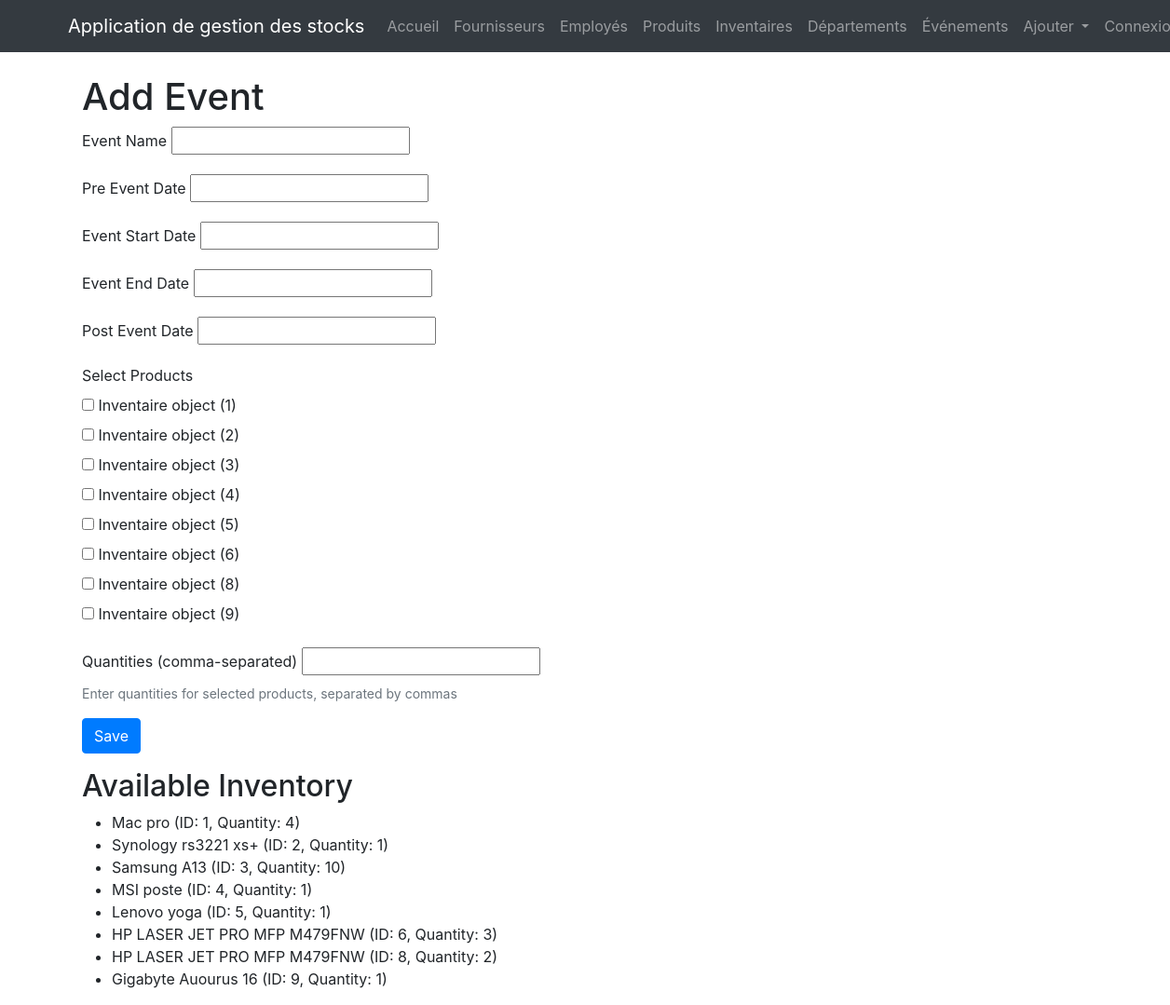
Before: /api/events/create/ with the older database file.
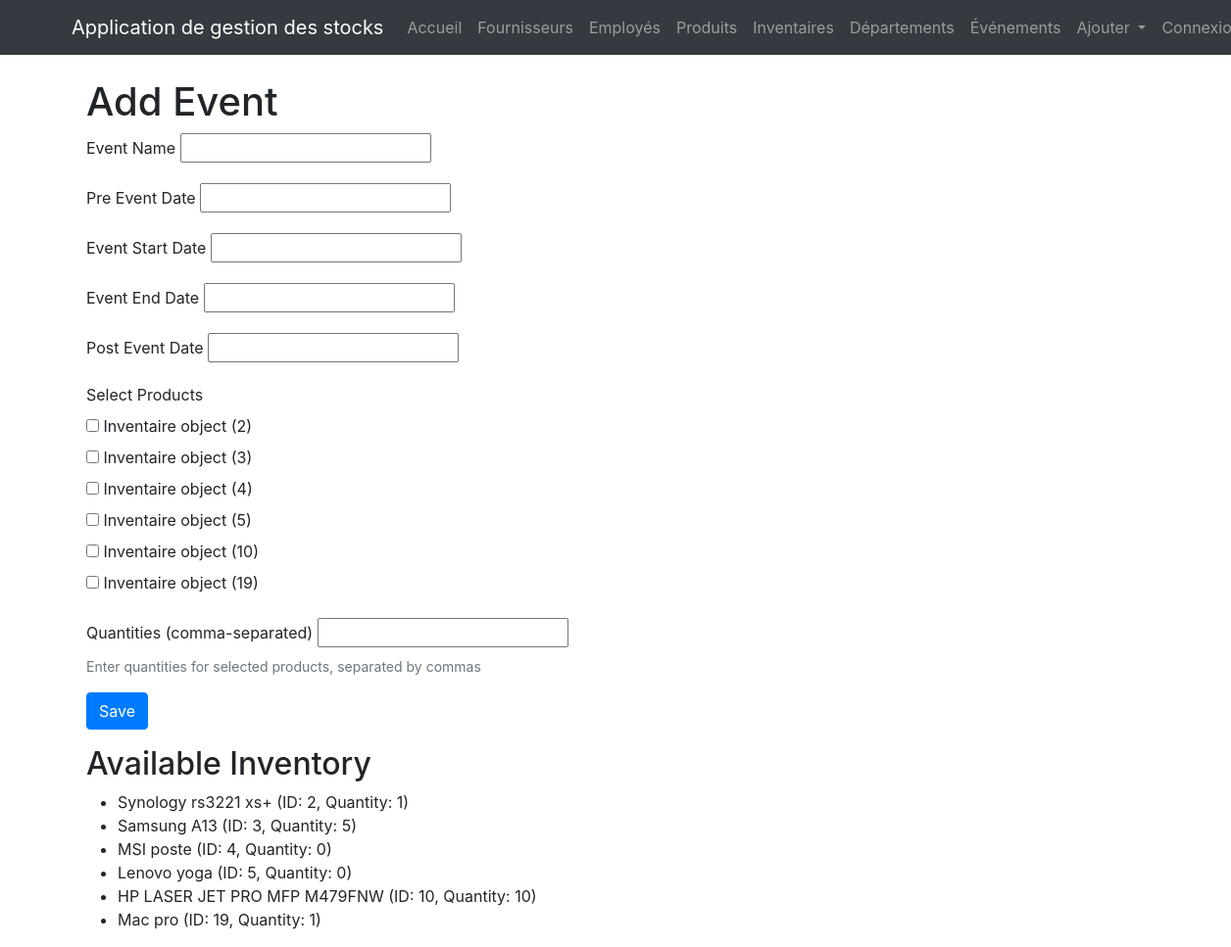
After: the same page with the newer database file.
### BeyondComV2/models.py (models this page shows, shortened)
class Inventaire(models.Model):
    inventaire_id = models.AutoField(primary_key=True)
    produit = models.ForeignKey(Produit, on_delete=models.CASCADE)
    etat_InOut_choices = [
        ('IN', 'IN'),
        ('OUT', 'OUT'),
    ]
    etat_InOut = models.CharField(max_length=20, choices=etat_InOut_choices, default='IN')
    date_in = models.DateField()
    quantite_produit = models.IntegerField()
    old_quantity = models.IntegerField(null=True, blank=True)  # New field
    last_updated = models.DateTimeField(auto_now=True)
    state_choices = [
        ('On', 'On'),
        ('Off', 'Off'),
        ('Maintenance', 'Maintenance')
    ]
    state = models.CharField(max_length=20, choices=state_choices, default='On')

class Produit(models.Model):
    produit_id = models.AutoField(primary_key=True)
    produit_name = models.CharField(max_length=100)
    category = models.CharField(max_length=100)
    code_bar = models.CharField(max_length=32, unique=True, editable=False)
    prix = models.DecimalField(max_digits=12, decimal_places=2)
    description = models.TextField()
    fournisseur = models.ForeignKey('Fournisseur', on_delete=models.CASCADE)
    departement = models.ForeignKey('Departement', on_delete=models.SET_NULL, null=True)
    warranty_period = models.IntegerField(null=True, blank=True)  # in months
    warranty_start_date = models.DateTimeField(null=True, blank=True)
    warranty_end_date = models.DateTimeField(null=True, blank=True)
    warranty_isValid = models.BooleanField(default=False)

### BeyondComV2/views.py (the view)
# urls.py: path('events/create/', views.event_create, name='event_create'),
def event_create(request):
    if request.method == 'POST':
        form = EventProductForm(request.POST)
        if form.is_valid():
            try:
                with transaction.atomic():
                    event_data = form.cleaned_data
                    if not (event_data['event_pre_date'] <= event_data['event_start'] <=
                           event_data['event_end'] <= event_data['event_post_date']):
                        raise ValidationError("Dates must be in sequence: pre_date ≤ start ≤ end ≤ post_date")
                    event = form.save(commit=False)
                    event.save()
                    produits = form.cleaned_data['produits']
                    quantites = [int(q.strip()) for q in form.cleaned_data['quantites'].split(',')]
                    if len(produits) != len(quantites):
                        raise ValidationError("Number of products and quantities must match")
                    for produit, requested_quantity in zip(produits, quantites):
                        if requested_quantity <= 0:
                            raise ValidationError(f"Invalid quantity for {produit.produit.produit_name}")
                        if requested_quantity > produit.quantite_produit:
                            raise ValidationError(
                                f"Requested quantity ({requested_quantity}) exceeds available quantity "
                                f"({produit.quantite_produit}) for {produit.produit.produit_name}"
                            )
                        old_quantity = produit.quantite_produit
                        remaining_quantity = old_quantity - requested_quantity
                        produit.old_quantity = old_quantity
                        produit.quantite_produit = requested_quantity
                        produit.etat_InOut = 'OUT'
                        produit.save()
                        if remaining_quantity > 0:
                            Inventaire.objects.create(
                                produit=produit.produit,
                                etat_InOut='IN',
                                date_in=produit.date_in,
                                quantite_produit=remaining_quantity,
                                state=produit.state
                            )
                        event.list_of_products.add(produit)
                    messages.success(request, 'Event created successfully.')
                    return redirect('event_list')
            except ValidationError as e:
                messages.error(request, str(e))
            except Exception as e:
                messages.error(request, f"An error occurred: {str(e)}")
    else:
        form = EventProductForm()
    context = {
        'form': form,
        'available_inventory': Inventaire.objects.filter(
            etat_InOut='IN',
            state='On'
        ).select_related('produit')
    }
    return render(request, 'BeyondComV2/event_form.html', context)

### BeyondComV2/forms.py
class EventProductForm(forms.ModelForm):
    produits = forms.ModelMultipleChoiceField(
        queryset=Inventaire.objects.filter(etat_InOut='IN', state='On'),  # Modified filter
        widget=forms.CheckboxSelectMultiple,
        required=True,
        label="Select Products"
    )
    quantites = forms.CharField(
        widget=forms.TextInput(),
        required=True,
        help_text="Enter quantities for selected products, separated by commas"
    )
    class Meta:
        model = Event
        fields = ['event_name', 'event_pre_date', 'event_start', 'event_end', 'event_post_date', 'produits', 'quantites']

### BeyondComV2/models.py (called while the page is built)
    def save(self, *args, **kwargs):
        is_new = self.pk is None
        super().save(*args, **kwargs)
        if is_new:
            current_time = timezone.now()
            if current_time >= self.event_pre_date:
                self.handle_event_pre_date()
            if current_time >= self.event_post_date:
                self.handle_event_post_date()

### BeyondComV2/templates/BeyondComV2/event_form.html (shortened to what this page needs)
{% extends 'BeyondComV2/base.html' %}
{% block content %}
<div class="container">
    <h1>{{ form.instance.pk|yesno:"Edit Event,Add Event" }}</h1>
    <form method="post" id="event-form">
        <div class="form-group">
            <label for="{{ form.event_name.id_for_label }}">Event Name</label>
            {{ form.event_name }}
        </div>
        <div class="form-group">
            <label for="{{ form.event_pre_date.id_for_label }}">Pre Event Date</label>
            {{ form.event_pre_date }}
        </div>
        <div class="form-group">
            <label for="{{ form.event_start.id_for_label }}">Event Start Date</label>
            {{ form.event_start }}
        </div>
        <div class="form-group">
            <label for="{{ form.event_end.id_for_label }}">Event End Date</label>
            {{ form.event_end }}
        </div>
        <div class="form-group">
            <label for="{{ form.event_post_date.id_for_label }}">Post Event Date</label>
            {{ form.event_post_date }}
        </div>
        <div class="form-group">
            <label for="id_produits">Select Products</label>
            {{ form.produits }}
        </div>
        <div class="form-group">
            <label for="id_quantites">Quantities (comma-separated)</label>
            {{ form.quantites }}
            {% if form.quantites.help_text %}
                <small class="form-text text-muted">{{ form.quantites.help_text }}</small>
            {% endif %}
        </div>
        <div class="form-group">
            <button type="submit" class="btn btn-primary">Save</button>
        </div>
    </form>
    <h2>Available Inventory</h2>
    <ul>
        {% for inventaire in form.produits.field.queryset %}
            <li>{{ inventaire.produit.produit_name }} (ID: {{ inventaire.inventaire_id }}, Quantity: {{ inventaire.quantite_produit }})</li>
        {% endfor %}
    </ul>
</div>
<link rel="stylesheet" href="https://maxcdn.bootstrapcdn.com/bootstrap/4.5.2/css/bootstrap.min.css">
<link rel="stylesheet" href="https://cdnjs.cloudflare.com/ajax/libs/bootstrap-datepicker/1.9.0/css/bootstrap-datepicker.min.css">
{% endblock %}

Changed rows visible on the page:
no longer on this page (row edited): Inventaire: produit.produit_name "Mac pro", inventaire_id "1", quantite_produit "4"
removed Inventaire: produit.produit_name "HP LASER JET PRO MFP M479FNW", inventaire_id "6", quantite_produit "3"
removed Inventaire: produit.produit_name "HP LASER JET PRO MFP M479FNW", inventaire_id "8", quantite_produit "2"
removed Inventaire: produit.produit_name "Gigabyte Auourus 16", inventaire_id "9", quantite_produit "1"
changed Inventaire "Samsung A13": quantite_produit "10" → "5"
changed Inventaire "MSI poste": quantite_produit "1" → "0"
changed Inventaire "Lenovo yoga": quantite_produit "1" → "0"
added Inventaire: produit.produit_name "HP LASER JET PRO MFP M479FNW", inventaire_id "10", quantite_produit "10"
added Inventaire: produit.produit_name "Mac pro", inventaire_id "19", quantite_produit "1"
Other visible differences:
form field produits: "☐ ☐ ☐ ☐ ☐ ☐ ☐ ☐" → "☐ ☐ ☐ ☐ ☐ ☐"
text no longer shown: "Inventaire object (1) Inventaire object (2) Inventaire object (3) Inventaire object (4) Inventaire object (5) Inventaire object (6) Inventaire object (8) Inventaire object (9)"
text now shown: "Inventaire object (2) Inventaire object (3) Inventaire object (4) Inventaire object (5) Inventaire object (10) Inventaire object (19)"
